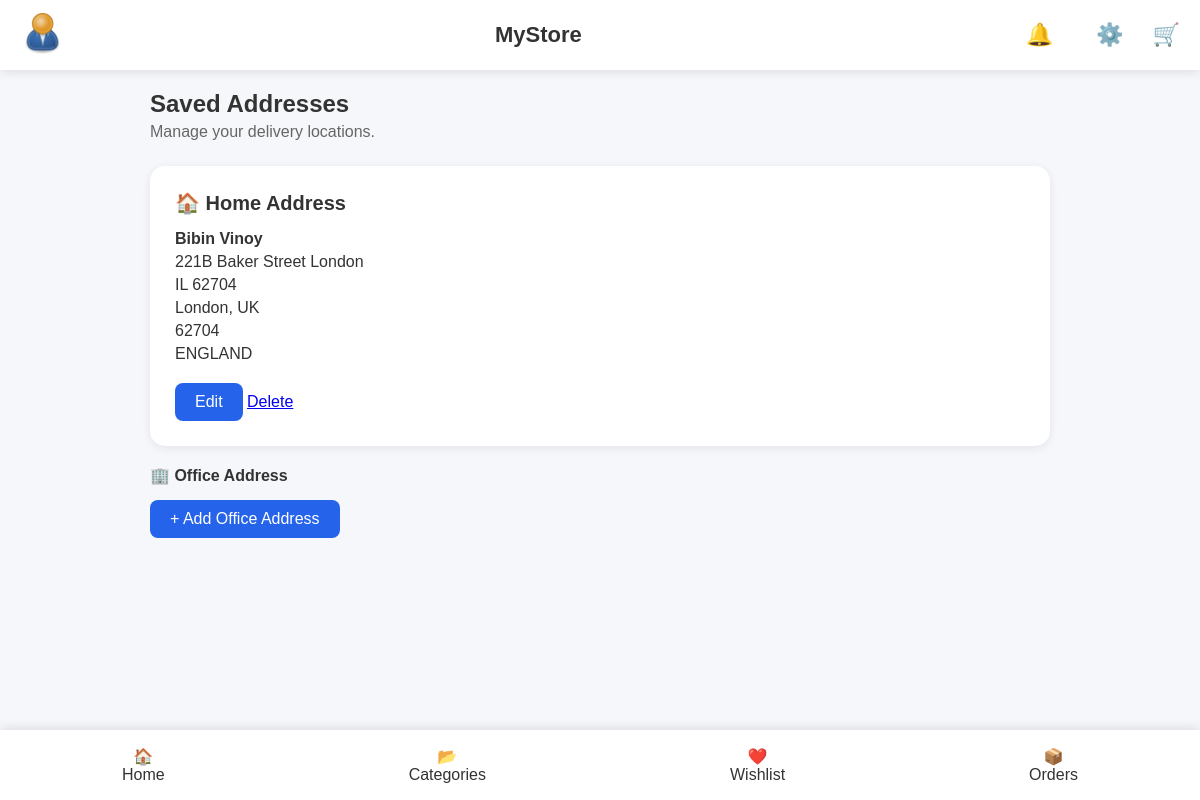
Screenshot of /address/ (signed in) with the database file from the repository.
### accounts/models.py (models this page shows, shortened)
class User(AbstractUser):
    phone = models.CharField(max_length=15, blank=True)
    profile_image = models.ImageField(
        default='images/default-profile.png',
        upload_to="profiles/",
        blank=True,
        null=True
    )

class Address(models.Model):
    ADDRESS_TYPES = (
        ('home', 'Home'),
        ('office', 'Office'),
    )
    address_type = models.CharField(
        max_length=10,
        choices=ADDRESS_TYPES,
        default='home'
    )
    user = models.ForeignKey(
        User,
        on_delete=models.CASCADE,
        related_name="addresses"
    )
    full_name = models.CharField(
        max_length=100
    )
    phone_number = models.CharField(
        max_length=20,
    )
    address_line_1 = models.CharField(
        max_length=255
    )
    address_line_2 = models.CharField(
        max_length=255,
        blank=True
    )
    city = models.CharField(
        max_length=100
    )
    state = models.CharField(
        max_length=100
    )
    postal_code = models.CharField(
        max_length=20
    )
    country = models.CharField(
        max_length=100
    )
    is_default = models.BooleanField(
        default=False
    )

### accounts/views.py (the view)
# urls.py: path('address/',views.address,name='address'),
@login_required(login_url='login')
def address(request):
    user=request.user
    addresses=user.addresses.all()
    home_address = addresses.filter(address_type='home').first()
    office_address = addresses.filter(address_type='office').first()
    context={'home_address':home_address,'office_address':office_address}
    return render(request,'account/address.html',context)

### template/account/address.html (shortened to what this page needs)
{% extends 'base.html' %}
{% load static %}
{% block extra_css %}
<link rel="stylesheet" href="{% static 'css/address.css' %}">
{% endblock %}
{% block content %}
{% if home_address or office_address %}
  <div class="address-page">
    <div class="page-header">
        <h2>Saved Addresses</h2>
        <p>Manage your delivery locations.</p>
    </div>
    {% if home_address %}
    <div class="address-card">
        <div class="address-type">
            🏠 Home Address
        </div>
        <div class="address-content">
            <p><strong>{{ home_address.full_name }}</strong></p>
            <p>{{ home_address.address_line_1 }}</p>
            <p>{{ home_address.address_line_2 }}</p>
            <p>{{ home_address.city }}, {{ home_address.state }}</p>
            <p>{{ home_address.postal_code }}</p>
            <p>{{ home_address.country }}</p>
        </div>
        {% if home_address %}
            <a href="{% url 'edit_address' home_address.id %}" class="edit-btn">
                Edit
            </a>
        <a href="{% url 'delete_address' home_address.id %}" class="delete-btn">
            Delete
        </a>
        {% endif %}
    </div>
    {% endif %}
    {% if office_address %}
    <div class="address-card">
        <div class="address-type">
            🏢 Office Address
        </div>
        <div class="address-content">
            <p><strong>{{ office_address.full_name }}</strong></p>
            <p>{{ office_address.address_line_1 }}</p>
            <p>{{ office_address.address_line_2 }}</p>
            <p>{{ office_address.city }}, {{ office_address.state }}</p>
            <p>{{ office_address.postal_code }}</p>
            <p>{{ office_address.country }}</p>
        </div>
        {% if office_address %}
            <a href="{% url 'edit_address' office_address.id %}" class="edit-btn">
                Edit
            </a>
        <a href="{% url 'delete_address' office_address.id %}" class="delete-btn">
            Delete
        </a>
        {% endif %}
    </div>
    {% else %}
    <div class="empty-address-card">
        <h4>🏢 Office Address</h4>
        <a href="{% url 'add_address' %}?type=office" class="add-btn">
            + Add Office Address
        </a>
    </div>
    {% endif %}
</div>
{% endif %}
{% endblock %}

### template/includes/navbar.html (shortened to what this page needs)
{% load static %}
<header class="top-navbar">
  <div class="left-section">
    {% if user.profile_image %}
    <a href="{% url 'user_profile' %}">
      <img
        src="{{ user.profile_image.url }}"
        alt="Profile"
        class="profile-image"
      />
    </a>
    {% endif %}
  </div>
  <div class="center-section">
    <h2 class="logo">MyStore</h2>
  </div>
  <div class="right-section">
    {% if user.is_authenticated %}
    <div class="notification-container">
      <button class="icon-btn">🔔</button>
    </div>
    {% endif %}
    <div class="settings-container">
      <button class="icon-btn settings-btn">⚙️</button>
    </div>
    {% if user.is_authenticated %}
    <a href="{% url 'cart:cart' %}" class="icon-btn"> 🛒 </a>
    {% endif %}
  </div>
</header>

### static/css/base.css (style rules this page uses)
* { margin: 0; padding: 0; box-sizing: border-box; }
body { font-family: Arial, sans-serif; background: #f5f7fa; color: #333; }
.top-navbar { position: fixed; top: 0; width: 100%; height: 70px; background: white; display: flex; justify-content: space-between; align-items: center; padding: 0 20px; box-shadow: 0 2px 10px rgba(0, 0, 0, 0.1); z-index: 1000; }
.profile-image { width: 45px; height: 45px; border-radius: 50%; object-fit: cover; }
.logo { font-size: 22px; }
.right-section { display: flex; gap: 15px; align-items: center; }
.icon-btn { background: none; border: none; text-decoration: none; font-size: 22px; cursor: pointer; }
.settings-container, .notification-container { position: relative; }

### static/css/address.css (style rules this page uses)
.address-page { max-width:900px; margin:auto; }
.page-header { margin-bottom:25px; }
.page-header h2 { margin-bottom:5px; }
.page-header p { color:#666; }
.address-card { background:white; border-radius:15px; padding:25px; margin-bottom:20px; box-shadow:0 2px 10px rgba(0,0,0,.08); }
.address-type { font-size:20px; font-weight:600; margin-bottom:15px; }
.address-content p { margin-bottom:5px; }
.edit-btn, .add-btn { display:inline-block; margin-top:15px; padding:10px 20px; background:#2563eb; color:white; text-decoration:none; border-radius:8px; }
button { width:100%; padding:14px; border:none; border-radius:8px; background:#2563eb; color:white; cursor:pointer; }

### rows the page displays
User: profile_image (placeholder picture)
Address: full_name "Bibin Vinoy", address_line_1 "221B Baker Street London", address_line_2 "IL 62704", city "London", state "UK", postal_code "62704", country "ENGLAND"
